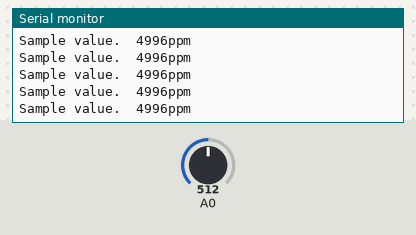
A sketch run on a simulated Arduino Uno, built with avr-gcc and run on an emulated ATmega328P. On the bench: the last lines printed to the serial monitor. Inputs (shaded band) come from the test bench; at power-on: A0 = 512.

Above: at 1.2 s.
1.3 s: A0 set to 716
At 1.31 s:
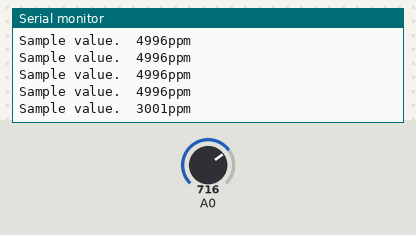
2.8 s: A0 set to 900
At 2.82 s:
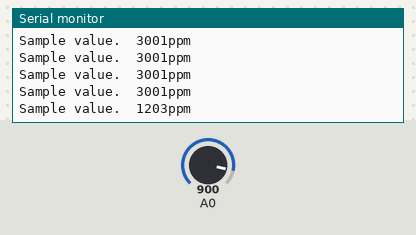
Timing chart, 0 to 5.8 s (numbered marks = the images above; inputs shaded):
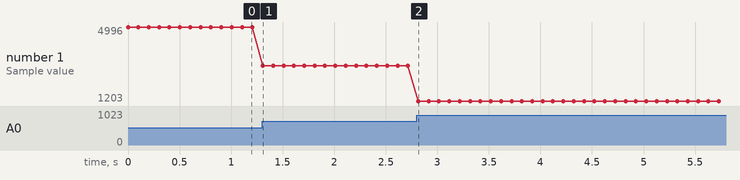

Measured:
- after the input at 1.3 s, the serial monitor: prints a new line at once (image 1)
- after the input at 2.8 s, the serial monitor: prints a new line at once (image 2)
- plotted number 1: 4996 → 3001 after the input at 1.3 s, 3001 → 1203 after the input at 2.8 s

The sketch:

CO2Sensor_SKU-SEN0159test.ino
```cpp
int val,co2;
float ppm;

void setup() {
  // put your setup code here, to run once:
  Serial.begin(9600);
}

void loop() {
  // put your main code here, to run repeatedly:
  Serial.print("Sample value.");

  val = analogRead(0);
  co2 = map(val ,0 ,1023, 10000, 0);

  Serial.print("\t");
  Serial.print(co2);
  Serial.println("ppm");
  delay(100);
}
```
